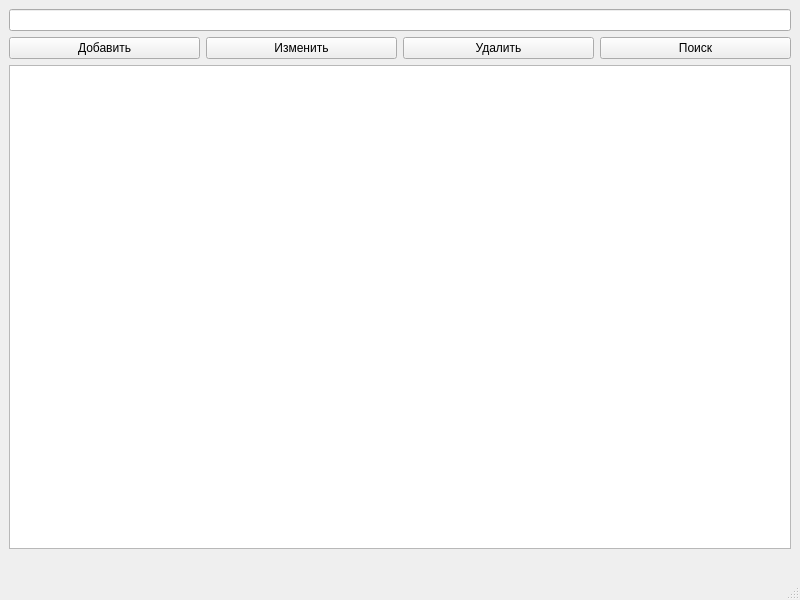
<?xml version="1.0" encoding="UTF-8"?>
<ui version="4.0">
 <class>MainWindow</class>
 <widget class="QMainWindow" name="MainWindow">
  <property name="geometry">
   <rect>
    <x>0</x>
    <y>0</y>
    <width>800</width>
    <height>600</height>
   </rect>
  </property>
  <property name="windowTitle">
   <string>Менеджер Паролей</string>
  </property>
  <widget class="QWidget" name="centralwidget">
   <layout class="QVBoxLayout" name="verticalLayout">
    <item>
     <widget class="QLineEdit" name="searchInput"/>
    </item>
    <item>
     <layout class="QHBoxLayout" name="horizontalLayout">
      <item>
       <widget class="QPushButton" name="addButton">
        <property name="text">
         <string>Добавить</string>
        </property>
       </widget>
      </item>
      <item>
       <widget class="QPushButton" name="editButton">
        <property name="text">
         <string>Изменить</string>
        </property>
       </widget>
      </item>
      <item>
       <widget class="QPushButton" name="deleteButton">
        <property name="text">
         <string>Удалить</string>
        </property>
       </widget>
      </item>
      <item>
       <widget class="QPushButton" name="searchButton">
        <property name="text">
         <string>Поиск</string>
        </property>
       </widget>
      </item>
     </layout>
    </item>
    <item>
     <widget class="QTableWidget" name="tableWidget"/>
    </item>
    <item>
     <widget class="QLabel" name="detailsLabel"/>
    </item>
   </layout>
  </widget>
  <widget class="QMenuBar" name="menubar"/>
  <widget class="QStatusBar" name="statusbar"/>
 </widget>
 <resources/>
 <connections/>
</ui>
